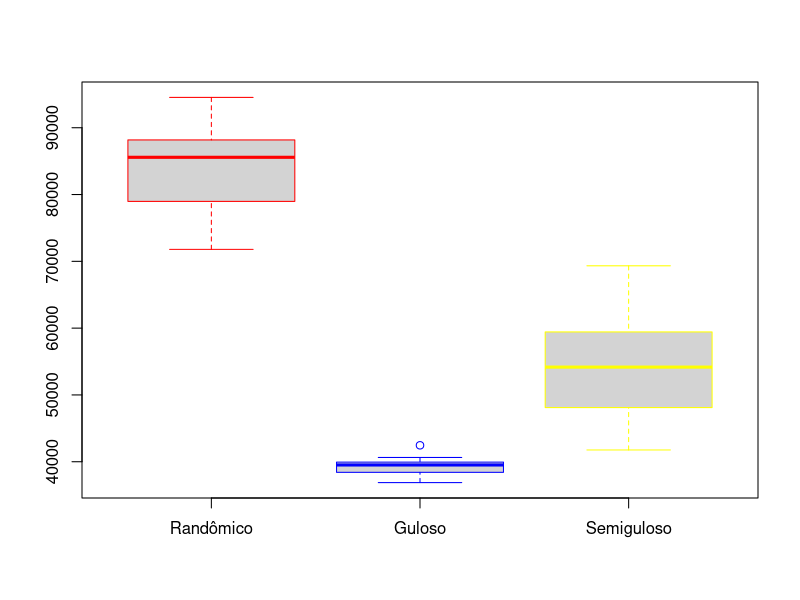

Generate this figure with R:
distancias_percorridas_randomicas = c(94539,
                                      76101,
                                      87338,
                                      85412,
                                      87203,
                                      78052,
                                      80047,
                                      83600,
                                      71790,
                                      92068,
                                      87260,
                                      81323,
                                      85495,
                                      78974,
                                      90424,
                                      78116,
                                      87148,
                                      77065,
                                      91759,
                                      85906,
                                      86917,
                                      76872,
                                      85646,
                                      88219,
                                      93879,
                                      85452,
                                      88175,
                                      82974,
                                      92900,
                                      77181)

mean(distancias_percorridas_randomicas)
sd(distancias_percorridas_randomicas)

distancias_percorridas_guloso = c(38412,
                                  38971,
                                  38784,
                                  40078,
                                  39515,
                                  38294,
                                  39313,
                                  38393,
                                  40639,
                                  38412,
                                  40639,
                                  37890,
                                  37892,
                                  37890,
                                  40639,
                                  36879,
                                  39725,
                                  39515,
                                  39657,
                                  40078,
                                  40078,
                                  39657,
                                  39313,
                                  39313,
                                  39725,
                                  42460,
                                  38971,
                                  39948,
                                  39725,
                                  39725)
mean(distancias_percorridas_guloso)
sd(distancias_percorridas_guloso)

distancias_percorridas_semi_guloso = c(41763,
                                       50317,
                                       51848,
                                       56303,
                                       59105,
                                       45915,
                                       42505,
                                       49662,
                                       60395,
                                       50395,
                                       45774,
                                       60634,
                                       62214,
                                       61627,
                                       58254,
                                       54453,
                                       48061,
                                       63820,
                                       57504,
                                       69332,
                                       58383,
                                       53145,
                                       42453,
                                       61655,
                                       54769,
                                       50457,
                                       48107,
                                       53889,
                                       59432,
                                       46995
)
mean(distancias_percorridas_semi_guloso)
sd(distancias_percorridas_semi_guloso)

boxplot(distancias_percorridas_randomicas,
        distancias_percorridas_guloso,
        distancias_percorridas_semi_guloso,
        names = c("Randômico", "Guloso", "Semiguloso"),
        border = c("red", "blue", "yellow"),
        varwidth = TRUE)
